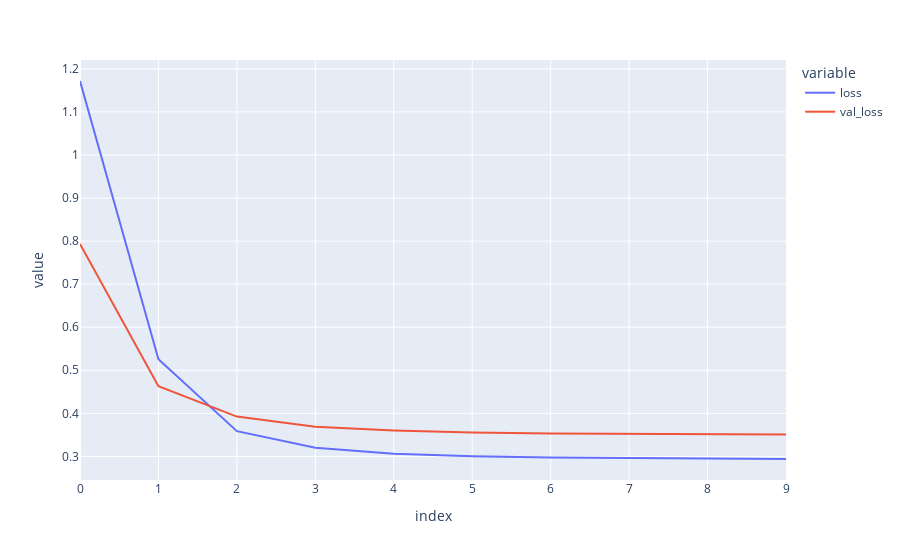

The notebook cell this image was saved under:
### Code cell
px.line(pd.DataFrame(feats2traj.history.history))

### Figure 1 — Plotly figure (JSON) as saved in the notebook; plotly's stock layout.template omitted (floating-point values rounded to 4 significant figures)
{"data": [{"hovertemplate": "variable=loss<br>index=%{x}<br>value=%{y}<extra></extra>", "legendgroup": "loss", "line": {"color": "#636efa", "dash": "solid"}, "marker": {"symbol": "circle"}, "mode": "lines", "name": "loss", "orientation": "v", "showlegend": true, "type": "scatter", "x": [0, 1, 2, 3, 4, 5, 6, 7, 8, 9], "xaxis": "x", "y": [1.172, 0.5259, 0.3586, 0.3203, 0.3063, 0.3003, 0.2973, 0.2957, 0.2948, 0.294], "yaxis": "y"}, {"hovertemplate": "variable=val_loss<br>index=%{x}<br>value=%{y}<extra></extra>", "legendgroup": "val_loss", "line": {"color": "#EF553B", "dash": "solid"}, "marker": {"symbol": "circle"}, "mode": "lines", "name": "val_loss", "orientation": "v", "showlegend": true, "type": "scatter", "x": [0, 1, 2, 3, 4, 5, 6, 7, 8, 9], "xaxis": "x", "y": [0.7935, 0.4632, 0.3926, 0.3688, 0.3604, 0.3555, 0.3532, 0.3528, 0.3514, 0.3507], "yaxis": "y"}], "layout": {"legend": {"title": {"text": "variable"}, "tracegroupgap": 0}, "margin": {"t": 60}, "xaxis": {"anchor": "y", "domain": [0, 1], "title": {"text": "index"}}, "yaxis": {"anchor": "x", "domain": [0, 1], "title": {"text": "value"}}}}
